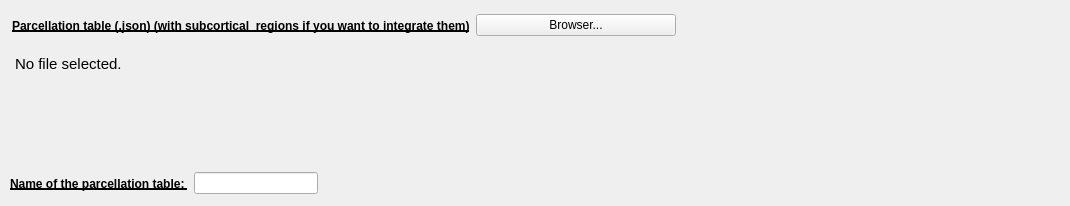
       <widget class="QWidget" name="tab_3">
        <attribute name="title">
         <string>Parcellation table</string>
        </attribute>
        <widget class="QWidget" name="layoutWidget_14">
         <property name="geometry">
          <rect>
           <x>10</x>
           <y>170</y>
           <width>431</width>
           <height>27</height>
          </rect>
         </property>
         <layout class="QHBoxLayout" name="horizontalLayout_83">
          <item>
           <widget class="QLabel" name="label_73">
            <property name="font">
             <font>
              <weight>75</weight>
              <bold>true</bold>
              <underline>true</underline>
             </font>
            </property>
            <property name="text">
             <string>Name of the parcellation table: </string>
            </property>
           </widget>
          </item>
          <item>
           <widget class="QLineEdit" name="parcellation_table_name_lineEdit">
            <property name="text">
             <string/>
            </property>
           </widget>
          </item>
          <item>
           <spacer name="horizontalSpacer_24">
            <property name="orientation">
             <enum>Qt::Horizontal</enum>
            </property>
            <property name="sizeHint" stdset="0">
             <size>
              <width>40</width>
              <height>20</height>
             </size>
            </property>
           </spacer>
          </item>
         </layout>
        </widget>
        <widget class="QTextEdit" name="PARCELLATION_TABLE_textEdit">
         <property name="geometry">
          <rect>
           <x>10</x>
           <y>50</y>
           <width>1051</width>
           <height>61</height>
          </rect>
         </property>
         <property name="styleSheet">
          <string notr="true">QTextEdit {
	background-color : transparent
}
</string>
         </property>
         <property name="readOnly">
          <bool>true</bool>
         </property>
         <property name="html">
          <string>&lt;!DOCTYPE HTML PUBLIC &quot;-//W3C//DTD HTML 4.0//EN&quot; &quot;http://www.w3.org/TR/REC-html40/strict.dtd&quot;&gt;
&lt;html&gt;&lt;head&gt;&lt;meta name=&quot;qrichtext&quot; content=&quot;1&quot; /&gt;&lt;style type=&quot;text/css&quot;&gt;
p, li { white-space: pre-wrap; }
&lt;/style&gt;&lt;/head&gt;&lt;body style=&quot; font-family:'Ubuntu'; font-size:11pt; font-weight:400; font-style:normal;&quot;&gt;
&lt;p style=&quot; margin-top:0px; margin-bottom:0px; margin-left:0px; margin-right:0px; -qt-block-indent:0; text-indent:0px;&quot;&gt;No file selected.&lt;/p&gt;&lt;/body&gt;&lt;/html&gt;</string>
         </property>
        </widget>
        <widget class="QWidget" name="layoutWidget">
         <property name="geometry">
          <rect>
           <x>12</x>
           <y>12</y>
           <width>664</width>
           <height>27</height>
          </rect>
         </property>
         <layout class="QHBoxLayout" name="horizontalLayout_36">
          <item>
           <widget class="QLabel" name="label_26">
            <property name="font">
             <font>
              <weight>75</weight>
              <bold>true</bold>
              <underline>true</underline>
             </font>
            </property>
            <property name="text">
             <string>Parcellation table (.json) (with subcortical  regions if you want to integrate them)</string>
            </property>
           </widget>
          </item>
          <item>
           <widget class="QPushButton" name="PARCELLATION_TABLE_pushButton">
            <property name="text">
             <string>Browser...</string>
            </property>
           </widget>
          </item>
         </layout>
        </widget>
       </widget>
